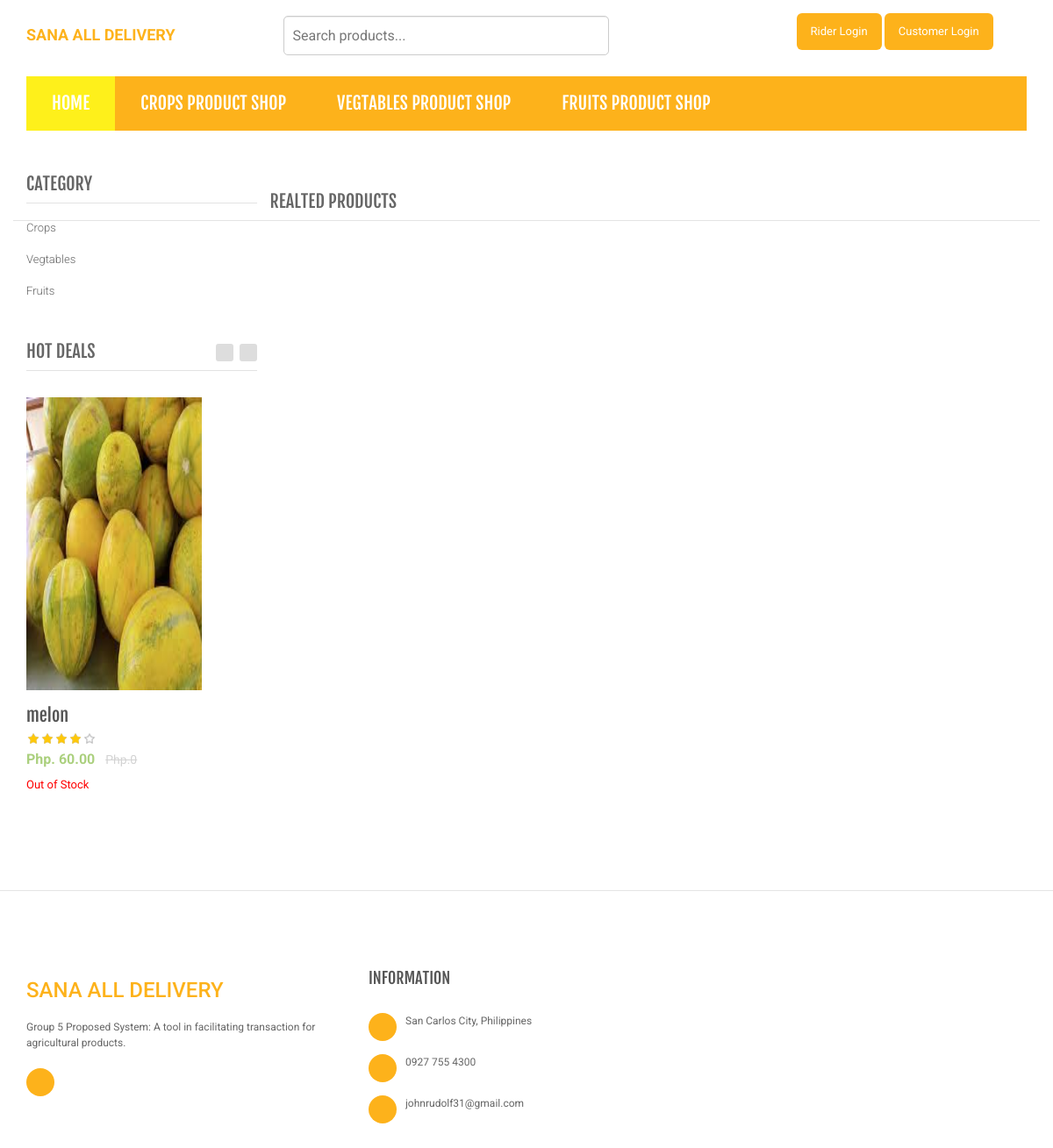
Before: /product-details.php with the older database file.
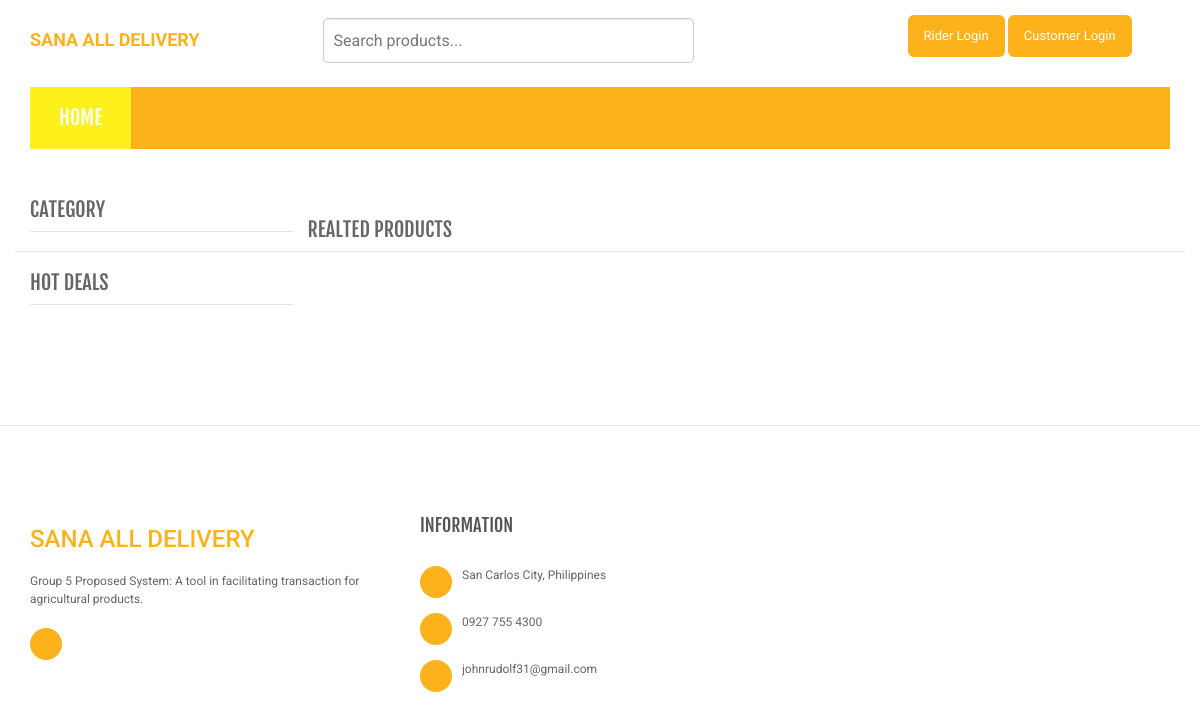
After: the same page with the newer database file.
### tables this page shows
CREATE TABLE `category` (
  `id` int(11) NOT NULL,
  `categoryName` varchar(255) DEFAULT NULL,
  `categoryDescription` longtext DEFAULT NULL
);

CREATE TABLE `products` (
  `id` int(11) NOT NULL,
  `farmer_id` int(11) NOT NULL,
  `category` int(11) NOT NULL,
  `subCategory_id` int(11) NOT NULL,
  `productName` varchar(255) NOT NULL,
  `productPrice` int(11) NOT NULL,
  `productPriceBeforeDiscount` int(11) NOT NULL,
  `quantity` int(50) NOT NULL,
  `productDescription` longtext NOT NULL,
  `photo1` varchar(255) DEFAULT NULL,
  `photo2` varchar(255) DEFAULT NULL,
  `shippingCharge` int(11) NOT NULL,
  `productAvailability` varchar(255) DEFAULT NULL,
  `postingDate` timestamp NULL DEFAULT current_timestamp()
);

### component/hot_deals.php (the view)
<div class="sidebar-widget hot-deals wow fadeInUp">
	<h3 class="section-title">hot deals</h3>
	<div class="owl-carousel sidebar-carousel custom-carousel owl-theme outer-top-xs">
<?php
$ret=mysqli_query($conn,"select * from products order by rand() limit 4 ");
while ($rws=mysqli_fetch_array($ret)) {
?>
													<div class="item">
					<div class="products">
						<div class="hot-deal-wrapper">
							<div class="image">
								<img  src="<?php echo (!empty($rws['photo1']))? 'images/'.$rws['photo1']:'../images/admin.png'; ?>" width="200" height="334" alt="">
							</div>
						</div>
						<div class="product-info text-left m-t-20">
							<h3 class="name"><a href="product-details.php?pid=<?php echo htmlentities($rws['id']);?>"><?php echo htmlentities($rws['productName']);?></a></h3>
							<div class="rating rateit-small"></div>
							<div class="product-price">
								<span class="price">
								Php. <?php echo htmlentities($rws['productPrice']);?>.00
								</span>
							    <span class="price-before-discount">Php.<?php echo htmlentities($rws['productPriceBeforeDiscount']);?></span>
							</div>
						</div>
						<div class="cart clearfix animate-effect">
							<div class="action">
								<div class="add-cart-button btn-group">
								<?php if($rws['productAvailability']=='In Stock' && $row['quantity'] > 0){?>
							<a href="customer_login.php">
							<button class="btn btn-primary" type="button"> <i class="fa fa-shopping-cart"></i>	Add to cart</button></a>
								<?php } else {?>
							<div class="action" style="color:red">Out of Stock</div>
					<?php } ?>
								</div>
							</div>
						</div>
					</div>
					</div>
					<?php } ?>
    </div>
</div>

### include/menu-bar.php (shortened to what this page needs)
<div style="width: 100%;" class="header-nav animate-dropdown">
    <div >
        <div class="yamm navbar navbar-default" role="navigation">
            <div class="nav-bg-class">
                <div class="navbar-collapse collapse" id="mc-horizontal-menu-collapse">
                    <div class="nav-outer">
                        <ul class="nav navbar-nav">
                            <li class="active dropdown yamm-fw">
                                <a href="index.php" data-hover="dropdown" class="dropdown-toggle">Home</a>
                            </li>
                            <?php $sql = mysqli_query($conn, "SELECT id,categoryName  from category limit 6");
                            while ($row = mysqli_fetch_array($sql)) {
                            ?>
                                <li class="dropdown yamm <?php
                                                            ?>">
                                    <a href="category.php?cid=<?php echo $row['id']; ?>"> <?php echo $row['categoryName']; ?> PRODUCT SHOP</a>
                                </li>
                            <?php } ?>
                        </ul>
                        <div class="clearfix"></div>
                    </div>
                </div>
            </div>
        </div>
    </div>
</div>

### component/category.php
<div class="sidebar-widget outer-bottom-xs wow fadeInUp">
	<h3 class="section-title">Category</h3>
	<div class="sidebar-widget-body m-t-10">
		<div class="accordion">
		            <?php $sql=mysqli_query($conn,"select id,categoryName  from category");
while($row=mysqli_fetch_array($sql))
{
    ?>
	    	<div class="accordion-group">
	            <div class="accordion-heading">
	                <a href="category.php?cid=<?php echo $row['id'];?>"  class="accordion-toggle collapsed">
	                   <?php echo $row['categoryName'];?>
	                </a>
	            </div>
	        </div>
	        <?php } ?>
	    </div>
	</div>
</div>

Changed rows visible on the page:
removed category: categoryName "CROPS", categoryName "Crops"
removed category: categoryName "VEGTABLES", categoryName "Vegtables"
removed category: categoryName "FRUITS", categoryName "Fruits"
removed products: photo1 (picture), productName "melon", productPrice "60", productPriceBeforeDiscount "0", productAvailability "Out of Stock"
